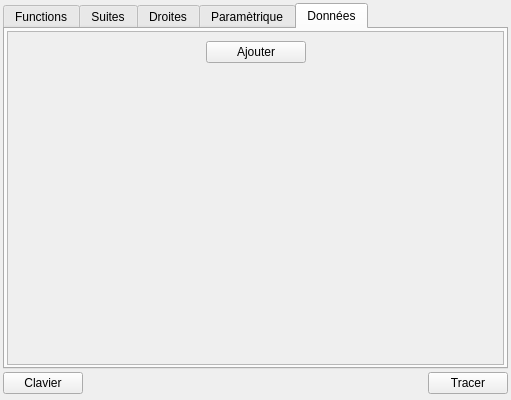
<?xml version="1.0" encoding="UTF-8"?>
<ui version="4.0">
 <class>WindowFunctions</class>
 <widget class="QWidget" name="WindowFunctions">
  <property name="geometry">
   <rect>
    <x>0</x>
    <y>0</y>
    <width>511</width>
    <height>400</height>
   </rect>
  </property>
  <property name="sizePolicy">
   <sizepolicy hsizetype="Preferred" vsizetype="Preferred">
    <horstretch>0</horstretch>
    <verstretch>0</verstretch>
   </sizepolicy>
  </property>
  <property name="minimumSize">
   <size>
    <width>380</width>
    <height>400</height>
   </size>
  </property>
  <property name="maximumSize">
   <size>
    <width>16777215</width>
    <height>16777215</height>
   </size>
  </property>
  <property name="windowTitle">
   <string>Form</string>
  </property>
  <property name="windowIcon">
   <iconset resource="../ressources.qrc">
    <normaloff>:/icons/fonctions.png</normaloff>:/icons/fonctions.png</iconset>
  </property>
  <layout class="QVBoxLayout" name="verticalLayout_6">
   <property name="spacing">
    <number>3</number>
   </property>
   <property name="leftMargin">
    <number>3</number>
   </property>
   <property name="topMargin">
    <number>3</number>
   </property>
   <property name="rightMargin">
    <number>3</number>
   </property>
   <property name="bottomMargin">
    <number>3</number>
   </property>
   <item>
    <widget class="QTabWidget" name="tabWidget">
     <property name="sizePolicy">
      <sizepolicy hsizetype="Expanding" vsizetype="Expanding">
       <horstretch>0</horstretch>
       <verstretch>0</verstretch>
      </sizepolicy>
     </property>
     <property name="minimumSize">
      <size>
       <width>0</width>
       <height>300</height>
      </size>
     </property>
     <property name="maximumSize">
      <size>
       <width>16777215</width>
       <height>16777215</height>
      </size>
     </property>
     <property name="currentIndex">
      <number>4</number>
     </property>
     <widget class="QWidget" name="tab">
      <attribute name="title">
       <string>Functions</string>
      </attribute>
      <attribute name="toolTip">
       <string>Functions numériques</string>
      </attribute>
      <layout class="QVBoxLayout" name="verticalLayout_3">
       <property name="leftMargin">
        <number>2</number>
       </property>
       <property name="topMargin">
        <number>2</number>
       </property>
       <property name="rightMargin">
        <number>2</number>
       </property>
       <property name="bottomMargin">
        <number>2</number>
       </property>
       <item>
        <widget class="QScrollArea" name="scrollArea_2">
         <property name="widgetResizable">
          <bool>true</bool>
         </property>
         <widget class="QWidget" name="scrollAreaWidgetContents_2">
          <property name="geometry">
           <rect>
            <x>0</x>
            <y>0</y>
            <width>98</width>
            <height>28</height>
           </rect>
          </property>
          <layout class="QVBoxLayout" name="Layout_2">
           <property name="spacing">
            <number>2</number>
           </property>
           <property name="leftMargin">
            <number>2</number>
           </property>
           <property name="topMargin">
            <number>2</number>
           </property>
           <property name="rightMargin">
            <number>2</number>
           </property>
           <property name="bottomMargin">
            <number>2</number>
           </property>
           <item>
            <layout class="QVBoxLayout" name="funcWidgetsLayout">
             <property name="spacing">
              <number>2</number>
             </property>
            </layout>
           </item>
           <item>
            <spacer name="verticalSpacer_4">
             <property name="orientation">
              <enum>Qt::Vertical</enum>
             </property>
             <property name="sizeHint" stdset="0">
              <size>
               <width>20</width>
               <height>40</height>
              </size>
             </property>
            </spacer>
           </item>
          </layout>
         </widget>
        </widget>
       </item>
      </layout>
     </widget>
     <widget class="QWidget" name="tab_2">
      <property name="sizePolicy">
       <sizepolicy hsizetype="Minimum" vsizetype="Minimum">
        <horstretch>0</horstretch>
        <verstretch>0</verstretch>
       </sizepolicy>
      </property>
      <attribute name="title">
       <string>Suites</string>
      </attribute>
      <attribute name="toolTip">
       <string>Suites numériques</string>
      </attribute>
      <layout class="QVBoxLayout" name="verticalLayout_4">
       <property name="spacing">
        <number>0</number>
       </property>
       <property name="leftMargin">
        <number>2</number>
       </property>
       <property name="topMargin">
        <number>2</number>
       </property>
       <property name="rightMargin">
        <number>2</number>
       </property>
       <property name="bottomMargin">
        <number>2</number>
       </property>
       <item>
        <widget class="QScrollArea" name="scrollArea">
         <property name="sizePolicy">
          <sizepolicy hsizetype="Minimum" vsizetype="Minimum">
           <horstretch>0</horstretch>
           <verstretch>0</verstretch>
          </sizepolicy>
         </property>
         <property name="maximumSize">
          <size>
           <width>16777215</width>
           <height>16777215</height>
          </size>
         </property>
         <property name="frameShape">
          <enum>QFrame::StyledPanel</enum>
         </property>
         <property name="frameShadow">
          <enum>QFrame::Sunken</enum>
         </property>
         <property name="lineWidth">
          <number>0</number>
         </property>
         <property name="widgetResizable">
          <bool>true</bool>
         </property>
         <widget class="QWidget" name="scrollAreaWidgetContents">
          <property name="geometry">
           <rect>
            <x>0</x>
            <y>0</y>
            <width>139</width>
            <height>47</height>
           </rect>
          </property>
          <layout class="QVBoxLayout" name="verticalLayout_2">
           <property name="spacing">
            <number>3</number>
           </property>
           <property name="leftMargin">
            <number>2</number>
           </property>
           <property name="topMargin">
            <number>2</number>
           </property>
           <property name="rightMargin">
            <number>2</number>
           </property>
           <property name="bottomMargin">
            <number>2</number>
           </property>
           <item>
            <layout class="QHBoxLayout" name="horizontalLayout_14">
             <item>
              <spacer name="horizontalSpacer_2">
               <property name="orientation">
                <enum>Qt::Horizontal</enum>
               </property>
               <property name="sizeHint" stdset="0">
                <size>
                 <width>40</width>
                 <height>20</height>
                </size>
               </property>
              </spacer>
             </item>
             <item>
              <widget class="QLabel" name="label_25">
               <property name="font">
                <font>
                 <pointsize>14</pointsize>
                </font>
               </property>
               <property name="text">
                <string>n&lt;sub&gt;min&lt;/sub&gt; =</string>
               </property>
              </widget>
             </item>
             <item>
              <widget class="QSpinBox" name="nMin">
               <property name="maximumSize">
                <size>
                 <width>16777215</width>
                 <height>25</height>
                </size>
               </property>
               <property name="alignment">
                <set>Qt::AlignCenter</set>
               </property>
               <property name="minimum">
                <number>-100</number>
               </property>
               <property name="maximum">
                <number>100</number>
               </property>
              </widget>
             </item>
             <item>
              <spacer name="horizontalSpacer_3">
               <property name="orientation">
                <enum>Qt::Horizontal</enum>
               </property>
               <property name="sizeHint" stdset="0">
                <size>
                 <width>40</width>
                 <height>20</height>
                </size>
               </property>
              </spacer>
             </item>
            </layout>
           </item>
           <item>
            <widget class="Line" name="line_6">
             <property name="orientation">
              <enum>Qt::Horizontal</enum>
             </property>
            </widget>
           </item>
           <item>
            <layout class="QVBoxLayout" name="seqWidgetsLayout">
             <property name="spacing">
              <number>2</number>
             </property>
            </layout>
           </item>
           <item>
            <spacer name="verticalSpacer_3">
             <property name="orientation">
              <enum>Qt::Vertical</enum>
             </property>
             <property name="sizeHint" stdset="0">
              <size>
               <width>20</width>
               <height>40</height>
              </size>
             </property>
            </spacer>
           </item>
          </layout>
         </widget>
        </widget>
       </item>
      </layout>
     </widget>
     <widget class="QWidget" name="tab_3">
      <attribute name="title">
       <string>Droites</string>
      </attribute>
      <attribute name="toolTip">
       <string>Droites et tangentes</string>
      </attribute>
      <layout class="QVBoxLayout" name="verticalLayout_7">
       <property name="leftMargin">
        <number>2</number>
       </property>
       <property name="topMargin">
        <number>2</number>
       </property>
       <property name="rightMargin">
        <number>2</number>
       </property>
       <property name="bottomMargin">
        <number>2</number>
       </property>
       <item>
        <widget class="QScrollArea" name="scrollArea_3">
         <property name="frameShape">
          <enum>QFrame::NoFrame</enum>
         </property>
         <property name="widgetResizable">
          <bool>true</bool>
         </property>
         <widget class="QWidget" name="scrollAreaWidgetContents_3">
          <property name="geometry">
           <rect>
            <x>0</x>
            <y>0</y>
            <width>98</width>
            <height>75</height>
           </rect>
          </property>
          <layout class="QVBoxLayout" name="verticalLayout_8">
           <property name="leftMargin">
            <number>0</number>
           </property>
           <property name="topMargin">
            <number>0</number>
           </property>
           <property name="rightMargin">
            <number>0</number>
           </property>
           <property name="bottomMargin">
            <number>0</number>
           </property>
           <item>
            <widget class="QScrollArea" name="scrollArea_4">
             <property name="frameShadow">
              <enum>QFrame::Plain</enum>
             </property>
             <property name="widgetResizable">
              <bool>true</bool>
             </property>
             <widget class="QWidget" name="scrollAreaWidgetContents_4">
              <property name="geometry">
               <rect>
                <x>0</x>
                <y>0</y>
                <width>252</width>
                <height>46</height>
               </rect>
              </property>
              <layout class="QVBoxLayout" name="verticalLayout_10">
               <property name="leftMargin">
                <number>0</number>
               </property>
               <property name="topMargin">
                <number>0</number>
               </property>
               <property name="rightMargin">
                <number>0</number>
               </property>
               <property name="bottomMargin">
                <number>0</number>
               </property>
               <item>
                <layout class="QVBoxLayout" name="linesLayout">
                 <property name="spacing">
                  <number>3</number>
                 </property>
                </layout>
               </item>
               <item>
                <layout class="QHBoxLayout" name="horizontalLayout_25">
                 <property name="topMargin">
                  <number>6</number>
                 </property>
                 <item>
                  <spacer name="horizontalSpacer_6">
                   <property name="orientation">
                    <enum>Qt::Horizontal</enum>
                   </property>
                   <property name="sizeHint" stdset="0">
                    <size>
                     <width>40</width>
                     <height>20</height>
                    </size>
                   </property>
                  </spacer>
                 </item>
                 <item>
                  <widget class="QLabel" name="label_34">
                   <property name="text">
                    <string>Ajouter :</string>
                   </property>
                  </widget>
                 </item>
                 <item>
                  <widget class="QPushButton" name="addLine">
                   <property name="maximumSize">
                    <size>
                     <width>16777215</width>
                     <height>25</height>
                    </size>
                   </property>
                   <property name="text">
                    <string>Droite</string>
                   </property>
                  </widget>
                 </item>
                 <item>
                  <widget class="QPushButton" name="addTangent">
                   <property name="maximumSize">
                    <size>
                     <width>16777215</width>
                     <height>25</height>
                    </size>
                   </property>
                   <property name="text">
                    <string>Tangente</string>
                   </property>
                  </widget>
                 </item>
                 <item>
                  <spacer name="horizontalSpacer_5">
                   <property name="orientation">
                    <enum>Qt::Horizontal</enum>
                   </property>
                   <property name="sizeHint" stdset="0">
                    <size>
                     <width>40</width>
                     <height>20</height>
                    </size>
                   </property>
                  </spacer>
                 </item>
                </layout>
               </item>
               <item>
                <spacer name="verticalSpacer">
                 <property name="orientation">
                  <enum>Qt::Vertical</enum>
                 </property>
                 <property name="sizeHint" stdset="0">
                  <size>
                   <width>20</width>
                   <height>40</height>
                  </size>
                 </property>
                </spacer>
               </item>
              </layout>
              <zorder></zorder>
             </widget>
            </widget>
           </item>
          </layout>
         </widget>
        </widget>
       </item>
      </layout>
     </widget>
     <widget class="QWidget" name="tab_4">
      <attribute name="title">
       <string>Paramètrique</string>
      </attribute>
      <layout class="QVBoxLayout" name="verticalLayout_9">
       <property name="leftMargin">
        <number>2</number>
       </property>
       <property name="topMargin">
        <number>2</number>
       </property>
       <property name="rightMargin">
        <number>2</number>
       </property>
       <property name="bottomMargin">
        <number>2</number>
       </property>
       <item>
        <widget class="QScrollArea" name="scrollArea_5">
         <property name="widgetResizable">
          <bool>true</bool>
         </property>
         <widget class="QWidget" name="scrollAreaWidgetContents_5">
          <property name="geometry">
           <rect>
            <x>0</x>
            <y>0</y>
            <width>340</width>
            <height>161</height>
           </rect>
          </property>
          <layout class="QVBoxLayout" name="verticalLayout_11">
           <property name="leftMargin">
            <number>0</number>
           </property>
           <property name="topMargin">
            <number>0</number>
           </property>
           <property name="rightMargin">
            <number>0</number>
           </property>
           <property name="bottomMargin">
            <number>0</number>
           </property>
           <item>
            <layout class="QVBoxLayout" name="parEqLayout">
             <property name="leftMargin">
              <number>5</number>
             </property>
             <property name="topMargin">
              <number>5</number>
             </property>
             <property name="rightMargin">
              <number>5</number>
             </property>
             <property name="bottomMargin">
              <number>5</number>
             </property>
             <item>
              <widget class="QGroupBox" name="groupBox">
               <property name="minimumSize">
                <size>
                 <width>0</width>
                 <height>0</height>
                </size>
               </property>
               <property name="title">
                <string>Contrôle de l'animation:</string>
               </property>
               <layout class="QFormLayout" name="formLayout">
                <property name="verticalSpacing">
                 <number>3</number>
                </property>
                <item row="0" column="0">
                 <widget class="QLabel" name="label_28">
                  <property name="text">
                   <string>Période d'incrémentation :</string>
                  </property>
                 </widget>
                </item>
                <item row="0" column="1">
                 <layout class="QHBoxLayout" name="horizontalLayout_23">
                  <property name="spacing">
                   <number>5</number>
                  </property>
                  <item>
                   <widget class="QSpinBox" name="periodSpinBox">
                    <property name="maximumSize">
                     <size>
                      <width>16777215</width>
                      <height>25</height>
                     </size>
                    </property>
                    <property name="minimum">
                     <number>1</number>
                    </property>
                    <property name="maximum">
                     <number>1000</number>
                    </property>
                    <property name="singleStep">
                     <number>10</number>
                    </property>
                    <property name="value">
                     <number>50</number>
                    </property>
                   </widget>
                  </item>
                  <item>
                   <widget class="QLabel" name="label_29">
                    <property name="toolTip">
                     <string>millisecondes par pas.</string>
                    </property>
                    <property name="text">
                     <string>ms/pas</string>
                    </property>
                   </widget>
                  </item>
                 </layout>
                </item>
                <item row="1" column="0">
                 <widget class="QLabel" name="label_26">
                  <property name="text">
                   <string>Fréquence :</string>
                  </property>
                 </widget>
                </item>
                <item row="1" column="1">
                 <layout class="QHBoxLayout" name="horizontalLayout_22">
                  <property name="spacing">
                   <number>5</number>
                  </property>
                  <item>
                   <widget class="QSpinBox" name="freqSpinBox">
                    <property name="maximumSize">
                     <size>
                      <width>16777215</width>
                      <height>25</height>
                     </size>
                    </property>
                    <property name="suffix">
                     <string/>
                    </property>
                    <property name="minimum">
                     <number>1</number>
                    </property>
                    <property name="maximum">
                     <number>60</number>
                    </property>
                    <property name="value">
                     <number>20</number>
                    </property>
                   </widget>
                  </item>
                  <item>
                   <widget class="QLabel" name="label_27">
                    <property name="text">
                     <string>Hz</string>
                    </property>
                   </widget>
                  </item>
                 </layout>
                </item>
               </layout>
              </widget>
             </item>
             <item>
              <widget class="Line" name="line_12">
               <property name="orientation">
                <enum>Qt::Horizontal</enum>
               </property>
              </widget>
             </item>
            </layout>
           </item>
           <item>
            <layout class="QHBoxLayout" name="horizontalLayout_21">
             <property name="topMargin">
              <number>6</number>
             </property>
             <item>
              <spacer name="horizontalSpacer_4">
               <property name="orientation">
                <enum>Qt::Horizontal</enum>
               </property>
               <property name="sizeHint" stdset="0">
                <size>
                 <width>40</width>
                 <height>20</height>
                </size>
               </property>
              </spacer>
             </item>
             <item>
              <widget class="QPushButton" name="addParEq">
               <property name="maximumSize">
                <size>
                 <width>16777215</width>
                 <height>30</height>
                </size>
               </property>
               <property name="text">
                <string>Ajouter</string>
               </property>
               <property name="flat">
                <bool>false</bool>
               </property>
              </widget>
             </item>
             <item>
              <spacer name="horizontalSpacer_7">
               <property name="orientation">
                <enum>Qt::Horizontal</enum>
               </property>
               <property name="sizeHint" stdset="0">
                <size>
                 <width>40</width>
                 <height>20</height>
                </size>
               </property>
              </spacer>
             </item>
            </layout>
           </item>
           <item>
            <spacer name="verticalSpacer_2">
             <property name="orientation">
              <enum>Qt::Vertical</enum>
             </property>
             <property name="sizeHint" stdset="0">
              <size>
               <width>20</width>
               <height>210</height>
              </size>
             </property>
            </spacer>
           </item>
          </layout>
         </widget>
        </widget>
       </item>
      </layout>
     </widget>
     <widget class="QWidget" name="tab_5">
      <attribute name="title">
       <string>Données</string>
      </attribute>
      <layout class="QVBoxLayout" name="verticalLayout_5">
       <property name="leftMargin">
        <number>2</number>
       </property>
       <property name="topMargin">
        <number>2</number>
       </property>
       <property name="rightMargin">
        <number>2</number>
       </property>
       <property name="bottomMargin">
        <number>2</number>
       </property>
       <item>
        <widget class="QScrollArea" name="scrollArea_6">
         <property name="widgetResizable">
          <bool>true</bool>
         </property>
         <widget class="QWidget" name="scrollAreaWidgetContents_6">
          <property name="geometry">
           <rect>
            <x>0</x>
            <y>0</y>
            <width>495</width>
            <height>312</height>
           </rect>
          </property>
          <layout class="QVBoxLayout" name="verticalLayout_12">
           <item>
            <layout class="QVBoxLayout" name="dataWidgetsContainerLayout">
             <property name="spacing">
              <number>0</number>
             </property>
            </layout>
           </item>
           <item>
            <layout class="QHBoxLayout" name="horizontalLayout_2">
             <item>
              <spacer name="horizontalSpacer_8">
               <property name="orientation">
                <enum>Qt::Horizontal</enum>
               </property>
               <property name="sizeHint" stdset="0">
                <size>
                 <width>40</width>
                 <height>20</height>
                </size>
               </property>
              </spacer>
             </item>
             <item>
              <widget class="QPushButton" name="addDataWidget">
               <property name="sizePolicy">
                <sizepolicy hsizetype="Preferred" vsizetype="Fixed">
                 <horstretch>0</horstretch>
                 <verstretch>0</verstretch>
                </sizepolicy>
               </property>
               <property name="minimumSize">
                <size>
                 <width>100</width>
                 <height>0</height>
                </size>
               </property>
               <property name="maximumSize">
                <size>
                 <width>16777215</width>
                 <height>30</height>
                </size>
               </property>
               <property name="text">
                <string>Ajouter</string>
               </property>
              </widget>
             </item>
             <item>
              <spacer name="horizontalSpacer_9">
               <property name="orientation">
                <enum>Qt::Horizontal</enum>
               </property>
               <property name="sizeHint" stdset="0">
                <size>
                 <width>40</width>
                 <height>20</height>
                </size>
               </property>
              </spacer>
             </item>
            </layout>
           </item>
           <item>
            <spacer name="verticalSpacer_5">
             <property name="orientation">
              <enum>Qt::Vertical</enum>
             </property>
             <property name="sizeHint" stdset="0">
              <size>
               <width>20</width>
               <height>226</height>
              </size>
             </property>
            </spacer>
           </item>
          </layout>
         </widget>
        </widget>
       </item>
      </layout>
     </widget>
    </widget>
   </item>
   <item>
    <layout class="QHBoxLayout" name="horizontalLayout">
     <item>
      <widget class="QPushButton" name="keyboardButton">
       <property name="focusPolicy">
        <enum>Qt::NoFocus</enum>
       </property>
       <property name="text">
        <string>Clavier</string>
       </property>
      </widget>
     </item>
     <item>
      <spacer name="horizontalSpacer">
       <property name="orientation">
        <enum>Qt::Horizontal</enum>
       </property>
       <property name="sizeHint" stdset="0">
        <size>
         <width>40</width>
         <height>20</height>
        </size>
       </property>
      </spacer>
     </item>
     <item>
      <widget class="QPushButton" name="boutonTracer">
       <property name="minimumSize">
        <size>
         <width>0</width>
         <height>0</height>
        </size>
       </property>
       <property name="maximumSize">
        <size>
         <width>16777215</width>
         <height>16777215</height>
        </size>
       </property>
       <property name="focusPolicy">
        <enum>Qt::NoFocus</enum>
       </property>
       <property name="text">
        <string>Tracer</string>
       </property>
      </widget>
     </item>
    </layout>
   </item>
   <item>
    <widget class="QWidget" name="widget" native="true">
     <layout class="QVBoxLayout" name="verticalLayout">
      <property name="leftMargin">
       <number>0</number>
      </property>
      <property name="topMargin">
       <number>0</number>
      </property>
      <property name="rightMargin">
       <number>0</number>
      </property>
      <property name="bottomMargin">
       <number>0</number>
      </property>
     </layout>
    </widget>
   </item>
  </layout>
  <zorder>tabWidget</zorder>
  <zorder>widget</zorder>
  <zorder></zorder>
 </widget>
 <resources>
  <include location="../ressources.qrc"/>
 </resources>
 <connections/>
</ui>
